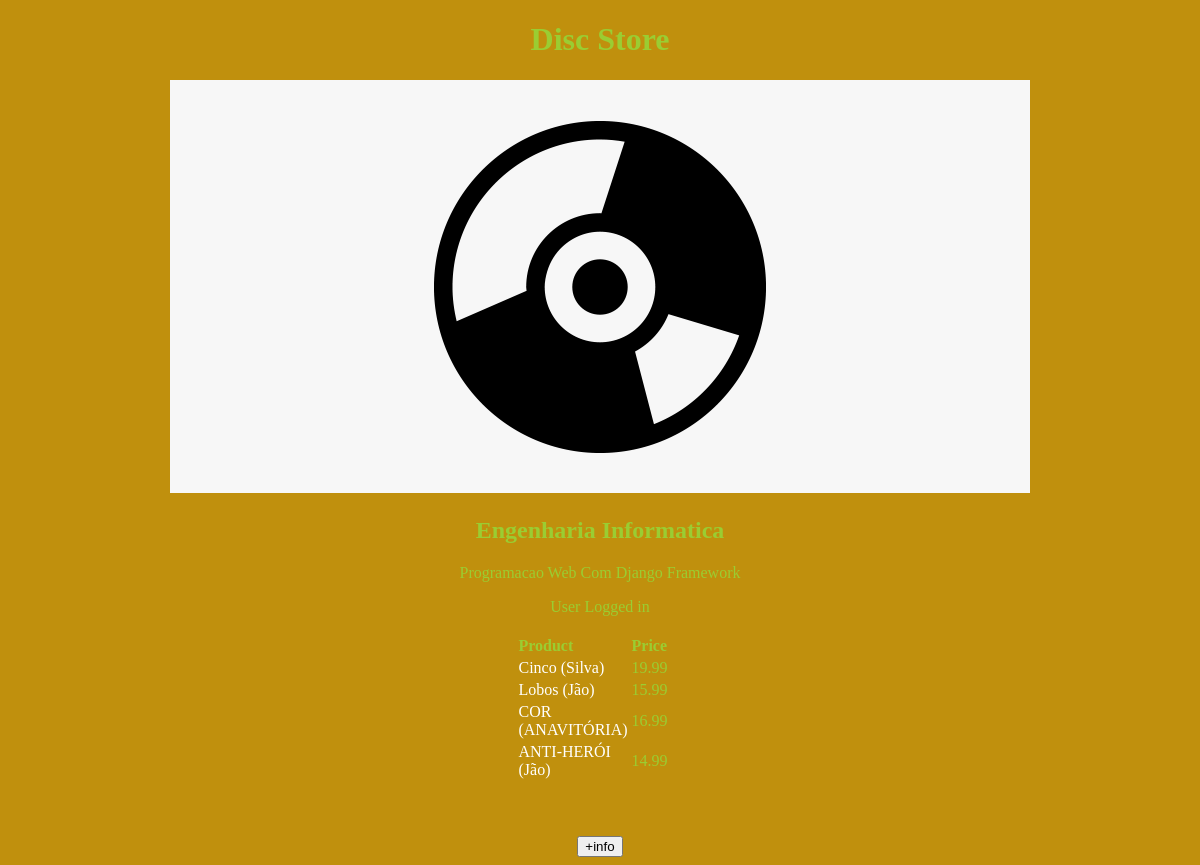
The app's page / (signed in) with its own data.
### core/models.py (models this page shows, shortened)
class Product(models.Model):
    name = models.CharField("Name", max_length=100)
    price = models.DecimalField("Price", decimal_places=2, max_digits=8)
    stock = models.IntegerField("Stock")
    path = models.CharField("Path", max_length=100, default="images/lobos.jpg")

### core/views.py (the view)
# urls.py: path('', index, name="index"),
def index(request):
    if str(request.user) == "AnonymousUser":
        login = "User Not Logged In"
    else:
        login = "User Logged in"
    products = Product.objects.all()
    context = { "geek" : "Programacao Web Com Django Framework",
               "curso" : "Engenharia Informatica",
               "login": login,
               "products": products,}
    return render(request, "index.html", context)

### core/templates/index.html (shortened to what this page needs)
{% load static %}
<!DOCTYPE html>
<html lang="en">
<head>
    <link type="text/css" rel="stylesheet" href="{% static 'css/styles.css' %}">
</head>
<body>
    <center>
    <h1>Disc Store</h1>
    <img src="{% static 'images/disc.png' %}"/>
    <h2>{{ curso }}</h2>
    <p>{{ geek }}</p>
    <span>{{login}}</span>
    <br/><br/>
    <table id="shop">
        <thead>
            <tr>
                <th class="indexProduct">Product</th>
                <th class="indexProduct">Price</th>
            </tr>
        </thead>
        <tbody>
            {% for product in products%}
            <tr>
                <td class="indexProduct"><a href="{% url 'xuxa' product.id %}">{{ product.name }}</a></td>
                <td class="indexProduct">{{ product.price }}</td>
            </tr>
            {% endfor %}
        </tbody>
    </table>
    <br/><br/><br/>
    <button onclick="moreInfo()">+info</button>
    </center>
</body>
</html>

### core/static/css/styles.css (style rules this page uses)
body { background-color: rgb(192, 144, 13); color: yellowgreen }
a { text-decoration: none; color: white; }
th { width: 20%; text-align: left; }
td { width: 20%; text-align: left; }
#shop { margin-left: auto; margin-right: auto; }
.indexProduct { width: 50px; text-align: left; }

### records on screen
Product: name "Cinco (Silva)", price "19.99"
Product: name "Lobos (Jão)", price "15.99"
Product: name "COR (ANAVITÓRIA)", price "16.99"
Product: name "ANTI-HERÓI (Jão)", price "14.99"

### other values on screen
{{ curso }} "Engenharia Informatica"
{{ geek }} "Programacao Web Com Django Framework"
{{ login }} "User Logged in"
